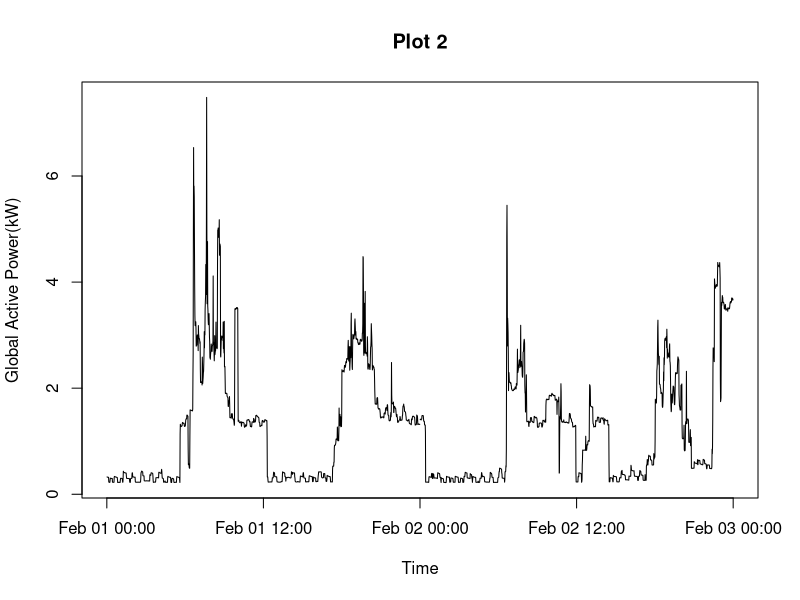

The R source for this figure:
myData<-read.csv("Required.csv")
myData$Time<-strptime(myData$Time,"%Y-%m-%d %H:%M:%S")
png("Plot2.png",480,480,res=100)
plot((myData$Time),myData$Global_active_power,type="l",xlab = "Time",ylab = "Global Active Power(kW)",
     main="Plot 2")
dev.off()
